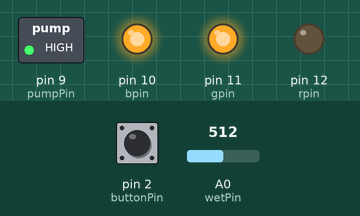
The sketch below on a simulated Arduino Uno, built with avr-gcc and run on an emulated ATmega328P. On the bench: switched loads named in the sketch (green lamp = pin HIGH), output pins drawn as LEDs (lit = HIGH). The inputs (shaded band) are chosen by the test bench; at power-on: pin 2 (buttonPin) HIGH, A0 (wetPin) = 512. The local clock reads 2024-03-15 10:24:30 at power-on unless the sketch sets it.

Above: at 5.9 s.
6.0 s: pin 2 (buttonPin) pulled LOW for 1 s
At 8.1 s:
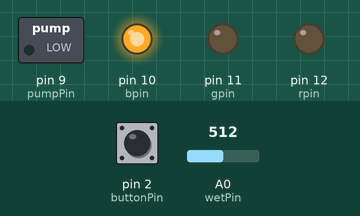
8.5 s: pin 2 (buttonPin) pulled LOW for 0.2 s
At 8.74 s:
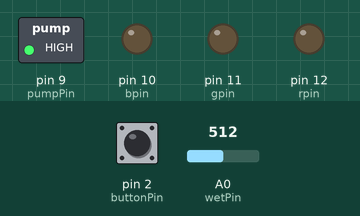
10.4 s: A0 (wetPin) set to 686
11.9 s: A0 (wetPin) set to 717
At 13.1 s:
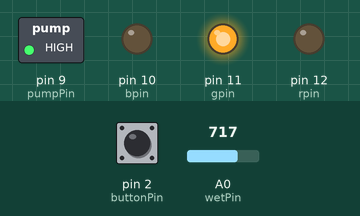
13.4 s: A0 (wetPin) set to 306
At 14.1 s:
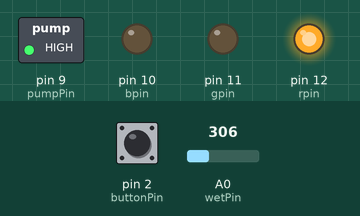
14.9 s: A0 (wetPin) set to 488
16.4 s: A0 (wetPin) set to 509
At 17.0 s:
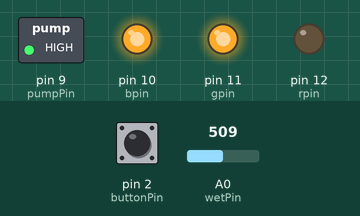
Timing chart, 0 to 18.9 s (numbered marks = the images above; inputs shaded):
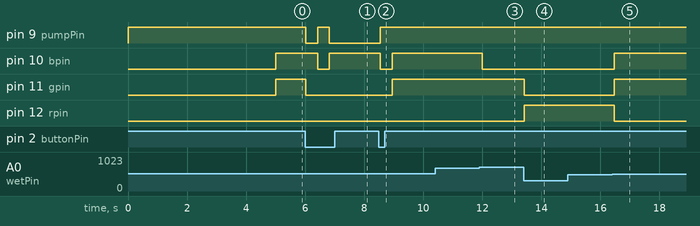

The sketch:

irrigador.ino
```cpp
#include <Wire.h>
#include "RTClib.h"

//PINS:
const int pumpPin = 9;
const int rpin = 12;
const int gpin = 11;
const int bpin = 10;
const int buttonPin = 2;
const int wetPin = 0;

const bool canPump = false;
const int pumpUntil = 10000;
const int loopDelay = 100;

const int dryTrashold = 700;
const int wetTrashold = 500;


bool isPumping = false;
bool isWet = false;
bool isInitialized = false;
bool isTimeToPump = false;

int hourToPump = -1;
int minutesToPump = -1;
int pumpRemaning = 0;
int buttonState = 0;
int wetState = 0;

RTC_DS1307 rtc;


void ledRed(){
  digitalWrite(rpin, 1);
  digitalWrite(gpin, 0);
  digitalWrite(bpin, 0);
}
void ledBlue(){
  digitalWrite(rpin, 0);
  digitalWrite(gpin, 0);
  digitalWrite(bpin, 1);
}
void ledGreen(){
  digitalWrite(rpin, 0);
  digitalWrite(gpin, 1);
  digitalWrite(bpin, 0);
}
void ledYellow(){
  digitalWrite(rpin, 0);
  digitalWrite(gpin, 1);
  digitalWrite(bpin, 1);
}
void ledOff(){
  digitalWrite(rpin, 0);
  digitalWrite(gpin, 0);
  digitalWrite(bpin, 0);
}
void ledAll(){
  digitalWrite(rpin, 1);
  digitalWrite(gpin, 1);
  digitalWrite(bpin, 1);
}

void startPump(){
    if(!isPumping){
      ledBlue();
      digitalWrite(pumpPin, 0);
      isPumping = true;
    }

}

void stopPump(){
    if(isPumping){
      ledOff();
      digitalWrite(pumpPin, 1);
      isPumping = false;
    }
}
void checkPump(int vdelay){

  if ((buttonState == LOW || isTimeToPump) && pumpRemaning == 0 && !isWet) {
    ledAll();
    pumpRemaning = pumpUntil;
    isTimeToPump = false;
    startPump();
    delay(300);
  }else{if (buttonState == LOW && pumpRemaning > 0){
    pumpRemaning = 0;
    stopPump();
    delay(300);
  }}

  if(pumpRemaning > 0){
    startPump();
    pumpRemaning = pumpRemaning - vdelay;
  }else{
    stopPump();
    pumpRemaning = 0;
  }
}

void checkWet(){
  if(!isPumping){
    if(wetState <= wetTrashold){
      ledRed();
      isWet = true;
    }else if(wetState >= dryTrashold){
      ledGreen();
      isWet = false;
    }else{
      ledYellow();
      isWet = false;
    }
  }

}

void checkIsTimeToPump(int hour, int minutes, int seconds){
  if(hour == hourToPump && minutes == minutesToPump && seconds < 2 && !isTimeToPump && !isPumping){
    isTimeToPump = true;
  }else if(hour != hourToPump || minutes != minutesToPump){
    isTimeToPump = false;
  }
}

/////////////////////////////////
void setup() {
  // prepare pins:
  pinMode(rpin, OUTPUT);
  pinMode(gpin, OUTPUT);
  pinMode(bpin, OUTPUT);
  pinMode(pumpPin, OUTPUT);
  pinMode(buttonPin, INPUT);

  digitalWrite(pumpPin, HIGH);
  digitalWrite(buttonPin, HIGH);

  Serial.begin(9600);

  if (! rtc.begin()) {
    Serial.println("Couldn't find RTC");
    while (1);
  }

  if (! rtc.isrunning()) {
     rtc.adjust(DateTime(F(__DATE__), F(__TIME__)));
  }
}

void loop() {

DateTime now = rtc.now();

   //initialize delay
   if(isInitialized){


    buttonState = digitalRead(buttonPin);
    wetState = analogRead(wetPin);
    checkWet();
    checkIsTimeToPump(now.hour(),now.minute(),now.second());
    checkPump(loopDelay);

    // Serial.print("Minute now ");
    // Serial.print(now.minute());
    // Serial.print(" - Minute to fire ");
    // Serial.println(minutesToPump);
    // Serial.print("Pumping ");
    // Serial.println(isPumping);
    // Serial.print("Time to Pump ");
    // Serial.println(isTimeToPump);
    delay(loopDelay);
   }else{
     hourToPump = now.hour();
     minutesToPump = now.minute()+1;
    delay(5000);
    isInitialized = true;
   }

}
```

Measured:
- the behaviour switches between 699 and 700 on A0 (wetPin) (found by bisection; images 2 and 3)
- the behaviour switches between 500 and 501 on A0 (wetPin) (found by bisection; images 4 and 5)
- after the input at 6.0 s, pin 9 (pumpPin): HIGH → LOW at once, → HIGH 0.40 s later, → LOW 0.40 s later; pin 10 (bpin): HIGH → LOW after 0.42 s, → HIGH 0.40 s later; pin 11 (gpin): HIGH → LOW at once
- after the input at 8.5 s, pin 9 (pumpPin): LOW → HIGH after 0.05 s; pin 10 (bpin): HIGH → LOW after 0.05 s, → HIGH 0.40 s later; pin 11 (gpin): LOW → HIGH after 0.45 s
- after the input at 10.4 s, every drawn part: stays the same
- after the input at 11.9 s, pin 10 (bpin): HIGH → LOW after 0.10 s
- after the input at 13.4 s, pin 11 (gpin): HIGH → LOW at once; pin 12 (rpin): LOW → HIGH at once
- after the input at 14.9 s, every drawn part: stays the same
- after the input at 16.4 s, pin 10 (bpin), pin 11 (gpin): LOW → HIGH after 0.07 s; pin 12 (rpin): HIGH → LOW after 0.07 s
